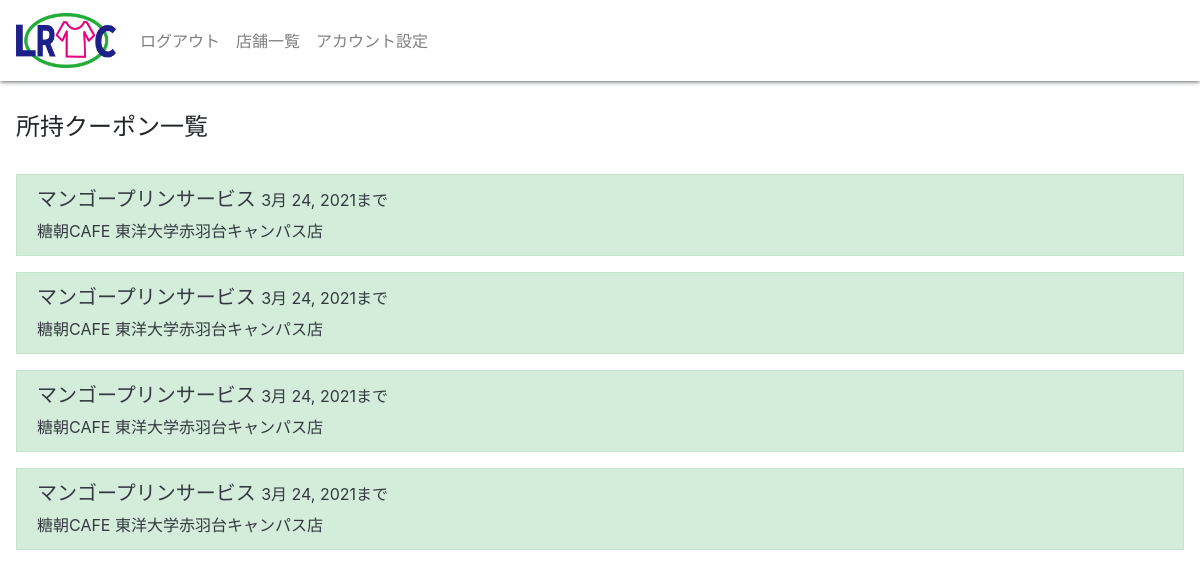
The page / (signed in) on the database as committed earlier.
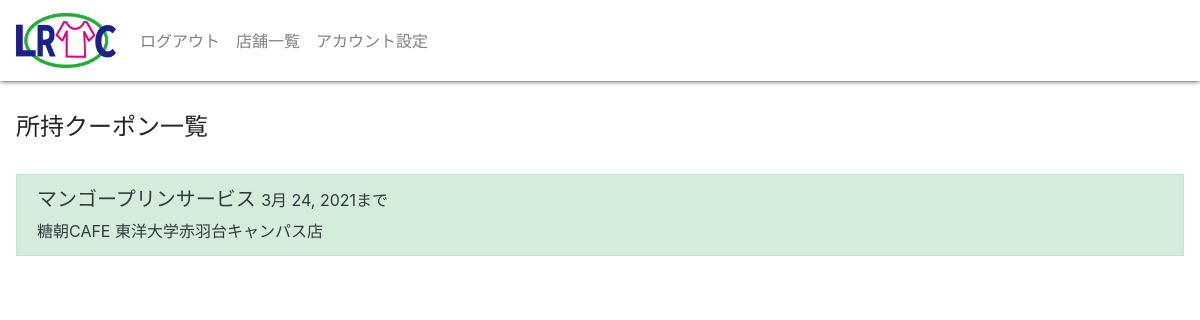
The same page on the database as committed later.
### coupon/models.py (models this page shows)
class Coupon(models.Model):
    coupon_name = models.CharField(max_length=128)
    coupon_content = models.TextField(default="")
    date = models.DateTimeField(default=timezone.now)
    term = models.IntegerField(null=True)
    limit = models.DateField(null=True)
    user = models.ForeignKey(settings.AUTH_USER_MODEL, on_delete=models.CASCADE, default="")
    shop = models.ForeignKey(Shop, on_delete=models.CASCADE)

class Shop(models.Model):
    shop_name = models.CharField(max_length=128)
    coupon_name = models.CharField(max_length=128)
    coupon_content = models.TextField(default="")
    term = models.IntegerField(null=True)

### coupon/views.py (the view)
# urls.py: 2. Add a URL to urlpatterns:  path('', views.home, name='home')
def home(request):
    coupons = Coupon.objects.filter(user=request.user.id)
    today = timezone.now().date()
    for c in coupons: # delete expired coupons
        if c.limit < today:
            c.delete()
    coupons = Coupon.objects.filter(user=request.user.id)
    context = {
        'coupons' : coupons
    }
    return render(request, 'coupon/home.html', context)

### coupon/templates/coupon/home.html (shortened to what this page needs)
<!DOCTYPE html>
<html lang="ja">
<head>
  <link rel="stylesheet" href="https://stackpath.bootstrapcdn.com/bootstrap/4.3.1/css/bootstrap.min.css">
</head>
<body>
  {% if user.is_authenticated %}
    <nav class="navbar navbar-expand-md navbar-light" style="box-shadow:0px 0px 5px;">
      <a class="navbar-brand" href="{% url 'home' %}"><img src="/static/images/logo.png" width="100" height="55"></a>
      <div class="collapse navbar-collapse" id="bs-navi">
        <ul class="navbar-nav">
          <li class="nav-item"><a class="nav-link" href="{% url 'logout' %}">ログアウト</a></li>
          <li class="nav-item"><a class="nav-link" href="#">店舗一覧</a></li>
          <li class="nav-item"><a class="nav-link" href="{% url 'account' %}">アカウント設定</a></li>
        </ul>
      </div>
    </nav>
  <div class="p-3">
    <h4 class="pt-3">所持クーポン一覧</h4>
    {% if coupons %}
    <br>
    {% for coupon in coupons %}
    <a href="{% url 'detail' coupon.id %}" class="text-decoration-none">
    <div class="card rounded-0 text-dark alert alert-success">
        <h5>{{coupon.coupon_name}} <small>{{coupon.limit}}まで </small></h5>
        {{coupon.shop.shop_name}}
      </div>
    </a>
    {% endfor %}
    {% else %}
    <p>現在所持しているクーポンはありません。</p>
    {% endif %}
    {% endif %}
  </div>
  </body>
</html>

Rows that differ between the two databases and show on the page:
removed Coupon: coupon_name "マンゴープリンサービス", limit "3月 24, 2021", shop.shop_name "糖朝CAFE 東洋大学赤羽台キャンパス店"
removed Coupon: coupon_name "マンゴープリンサービス", limit "3月 24, 2021", shop.shop_name "糖朝CAFE 東洋大学赤羽台キャンパス店"
removed Coupon: coupon_name "マンゴープリンサービス", limit "3月 24, 2021", shop.shop_name "糖朝CAFE 東洋大学赤羽台キャンパス店"
